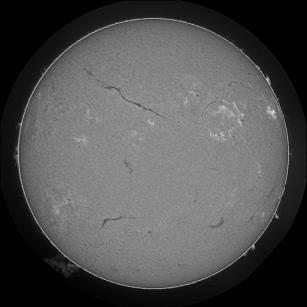
#> input picture 20111114175814Mh.jpg, 307 x 307 px
$ python -i prep.py   (imports and definitions only)
#> lines starting #> are read from the running program, lines starting #| are printed output that depends on the picture; after the words box and inside, x2 and y2 are one past the last pixel; in counts of white or black regions, pixels touching at a corner belong together
#> further down, picture is the input picture: shape (307, 307, 3); min 0, max 227, mean 80.9
import cv2
import numpy as np
from skimage import morphology
import warnings

# [1 line not run here, left out]
import logging

# [1 line not run here, left out]
logger = logging.getLogger(__name__)


class Prep(object):

    @staticmethod
    def cloud_detection(im):
        """ Given an H-alpha image of the sun, this function returns binary values:
        0 for clear image,
        1 for cloudy image."""
        original = im
        original.astype('uint8')
        original = cv2.medianBlur(original, 13)
        # set the binary image
        ret, thresh1 = cv2.threshold(original, 127, 255, cv2.THRESH_BINARY)
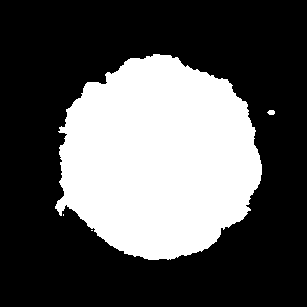
#> thresh1: shape (307, 307, 3); 33.8% white; 4 white regions (2 under 20 px), largest, box (x1, y1, x2, y2) and area: (55, 54, 262, 260) 31805, (267, 110, 275, 115) 32
        # detect edge and give a ellipse fit
        binary = cv2.Canny(thresh1, 50, 150)
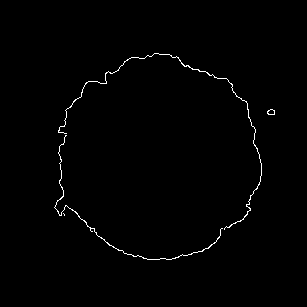
#> binary: shape (307, 307); 0.83% white in thin lines or dots, all inside (x1, y1, x2, y2) = (54, 53, 275, 260)
        cnt, hierarchy = cv2.findContours(binary, cv2.RETR_EXTERNAL, cv2.CHAIN_APPROX_SIMPLE)
#> cnt = 4 contours, 1 with area under 20; largest, box (x1, y1, x2, y2) and area: (58, 53, 262, 230) 52, (54, 135, 223, 260) 41, (267, 109, 275, 115) 30
#> (the run stopped early here; a loop or call above may not have finished)

$ run again, on 20150302025534Lh.png
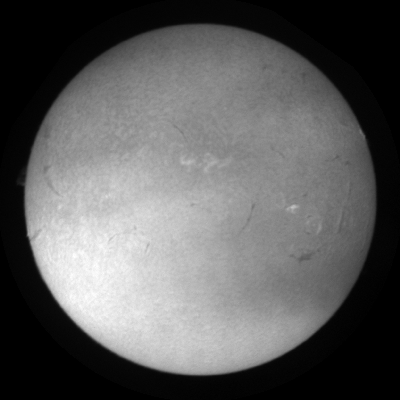
#> input picture 20150302025534Lh.png, 400 x 400 px
#> picture is the input picture: shape (400, 400, 3); min 0, max 255, mean 93.2
#> in cloud_detection, `ret, thresh1 = cv2.threshold(original, 127, 255, cv2.THRESH_BINARY)`:
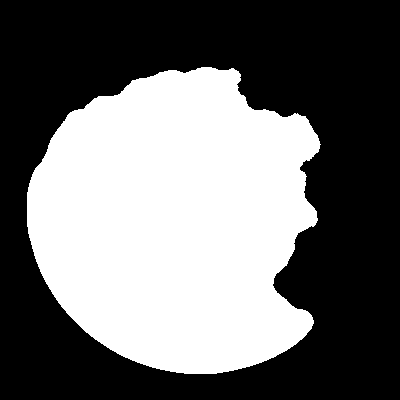
#> thresh1: shape (400, 400, 3); 42.8% white; 1 white region, box (x1, y1, x2, y2) and area: (27, 67, 321, 374) 68548
#> in cloud_detection, `binary = cv2.Canny(thresh1, 50, 150)`:
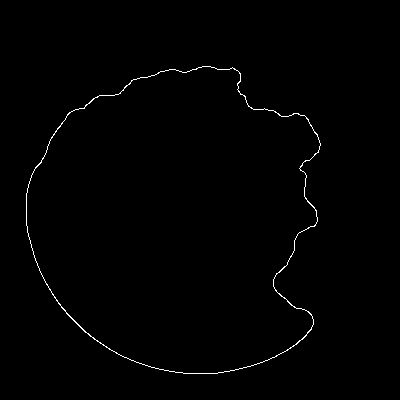
#> binary: shape (400, 400); 0.69% white in thin lines or dots, all inside (x1, y1, x2, y2) = (26, 66, 321, 374)
#> cnt = 1 contour; box (x1, y1, x2, y2) and area: (26, 66, 321, 374) 68638
#> ellipse = ((177, 221.4), (289.6, 312.7), 163.3)
#> ab = (289.6, 312.7)
#> e = 1.08
#> result = 0
